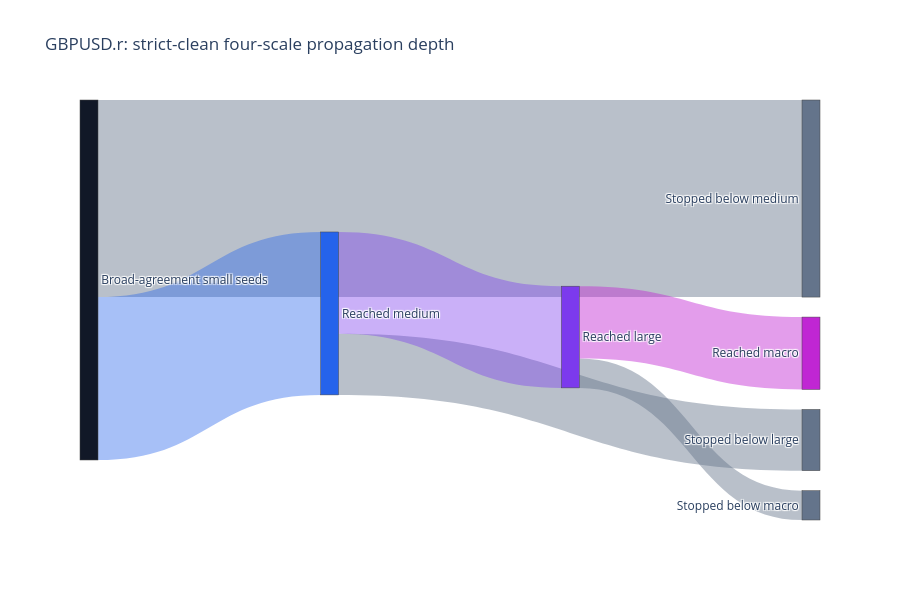

Write notebook code for a chart like this one.
### Code cell
depth_counts = strict_clean_linkages["terminal_depth"].value_counts().sort_index()
depth_flow_figure = go.Figure(go.Sankey(
    arrangement="snap",
    node={
        "label": [
            "Broad-agreement small seeds",
            "Stopped below medium",
            "Reached medium",
            "Stopped below large",
            "Reached large",
            "Stopped below macro",
            "Reached macro",
        ],
        "color": [
            "#111827", "#64748b", "#2563eb", "#64748b",
            "#7c3aed", "#64748b", "#c026d3",
        ],
        "pad": 20,
        "thickness": 18,
    },
    link={
        "source": [0, 0, 2, 2, 4, 4],
        "target": [1, 2, 3, 4, 5, 6],
        "value": [
            int(depth_counts.get(0, 0)),
            int(depth_counts.get(1, 0) + depth_counts.get(2, 0) + depth_counts.get(3, 0)),
            int(depth_counts.get(1, 0)),
            int(depth_counts.get(2, 0) + depth_counts.get(3, 0)),
            int(depth_counts.get(2, 0)),
            int(depth_counts.get(3, 0)),
        ],
        "color": [
            "rgba(100,116,139,0.45)", "rgba(37,99,235,0.40)",
            "rgba(100,116,139,0.45)", "rgba(124,58,237,0.40)",
            "rgba(100,116,139,0.45)", "rgba(192,38,211,0.45)",
        ],
    },
))
depth_flow_figure.update_layout(
    title=f"{SYMBOL}: strict-clean four-scale propagation depth",
    template="plotly_white",
    height=600,
)
depth_flow_figure.show()

### Figure 1 — Plotly figure (JSON) as saved in the notebook; plotly's stock layout.template omitted (floating-point values rounded to 4 significant figures)
{"data": [{"arrangement": "snap", "link": {"color": ["rgba(100,116,139,0.45)", "rgba(37,99,235,0.40)", "rgba(100,116,139,0.45)", "rgba(124,58,237,0.40)", "rgba(100,116,139,0.45)", "rgba(192,38,211,0.45)"], "source": [0, 0, 2, 2, 4, 4], "target": [1, 2, 3, 4, 5, 6], "value": [531, 439, 165, 274, 79, 195]}, "node": {"color": ["#111827", "#64748b", "#2563eb", "#64748b", "#7c3aed", "#64748b", "#c026d3"], "label": ["Broad-agreement small seeds", "Stopped below medium", "Reached medium", "Stopped below large", "Reached large", "Stopped below macro", "Reached macro"], "pad": 20, "thickness": 18}, "type": "sankey"}], "layout": {"height": 600, "title": {"text": "GBPUSD.r: strict-clean four-scale propagation depth"}}}
